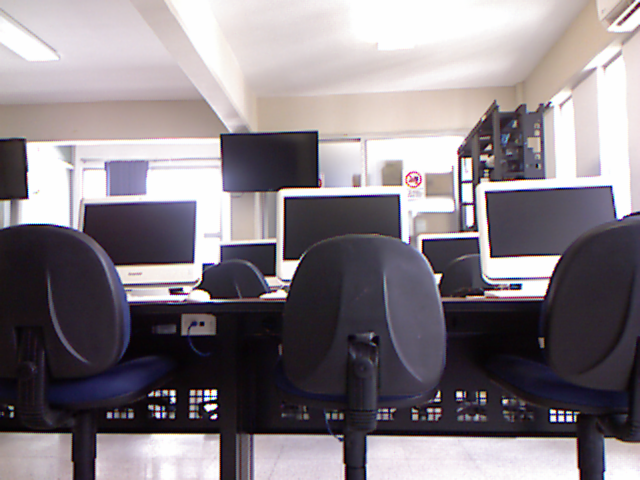
#> input picture Copias-Imagenes Verano/foto.png, 640 x 480 px
$ python FiltrosVarios.py   (older library calls are emulated)
#> lines starting #> are read from the running program, lines starting #| are printed output that depends on the picture
import cv2
import numpy as np
from matplotlib import pyplot as plt
img = cv2.imread('foto.png',0)
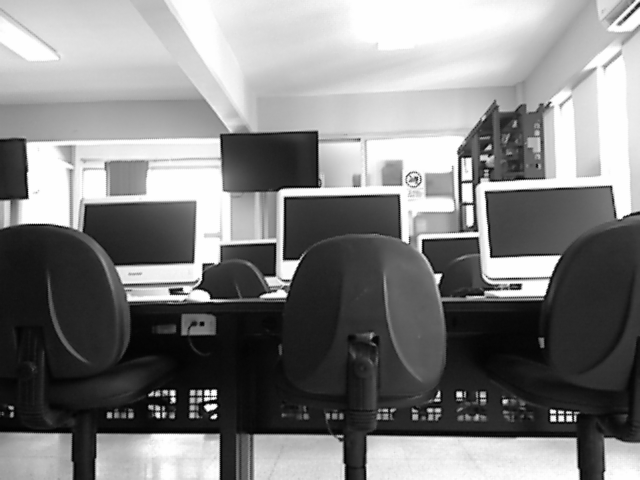
#> img: shape (480, 640); min 1, max 254, mean 129.7

difu = np.ones((5,5),np.float32)/25

difumi = cv2.filter2D(img,-1,difu)
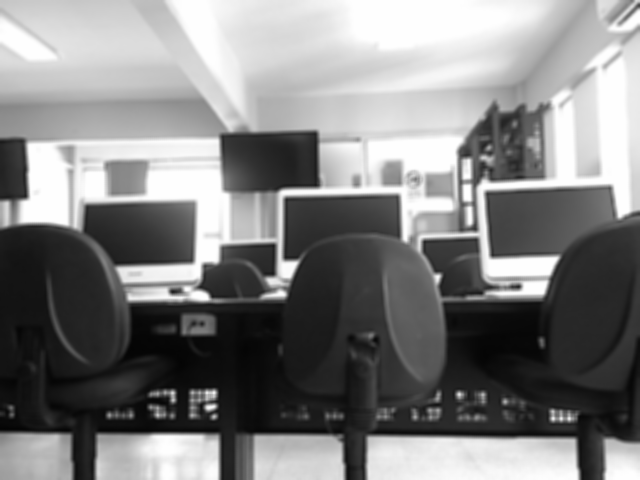
#> difumi: shape (480, 640); min 3, max 254, mean 129.7
laplacian = cv2.Laplacian(difumi,cv2.CV_64F)
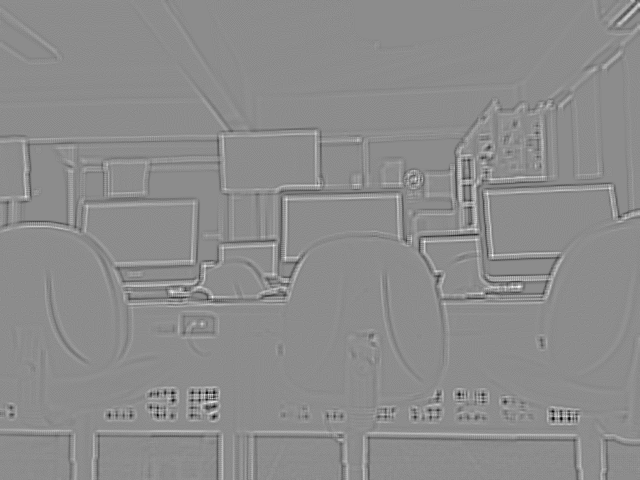
#> laplacian: shape (480, 640) float64; min -76, max 62, mean 0; drawn with min black and max white
sobelx = cv2.Sobel(difumi,cv2.CV_64F,1,0,ksize=5)
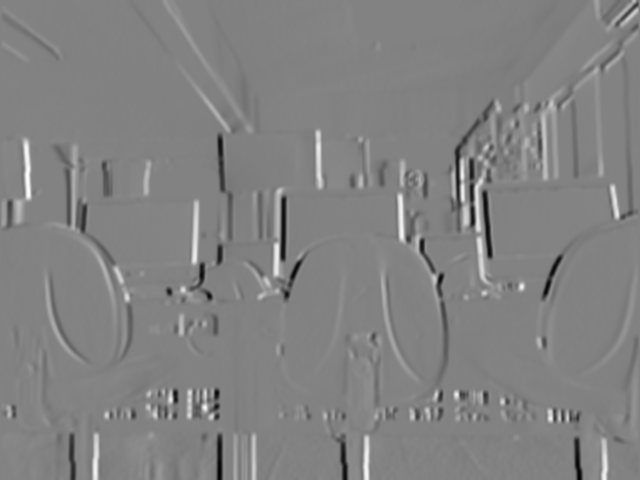
#> sobelx: shape (480, 640) float64; min -5950, max 5719, mean 8.5; drawn with min black and max white
sobely = cv2.Sobel(difumi,cv2.CV_64F,0,1,ksize=5)
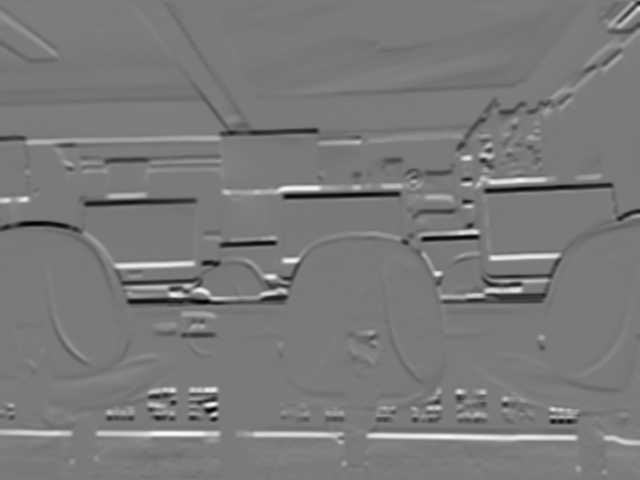
#> sobely: shape (480, 640) float64; min -5738, max 6222, mean -7.9; drawn with min black and max white
edges = cv2.Canny(difumi,30,40)
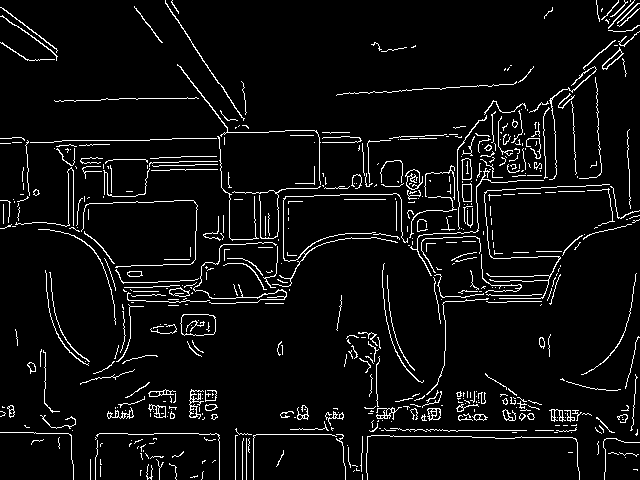
#> edges: shape (480, 640); 5.6% white in thin lines or dots

plt.subplot(2,3,1),plt.imshow(img,cmap = 'gray')
plt.title('Original'), plt.xticks([]), plt.yticks([])
plt.subplot(2,3,6),plt.imshow(laplacian,cmap = 'gray')
plt.title('Laplaciana'), plt.xticks([]), plt.yticks([])
plt.subplot(2,3,4),plt.imshow(sobelx,cmap = 'gray')
plt.title('Sobel X'), plt.xticks([]), plt.yticks([])
plt.subplot(2,3,5),plt.imshow(sobely,cmap = 'gray')
plt.title('Sobel Y'), plt.xticks([]), plt.yticks([])
plt.subplot(2,3,2),plt.imshow(difumi,cmap = 'gray')
plt.title('Difuminada'), plt.xticks([]), plt.yticks([])
plt.subplot(2,3,3),plt.imshow(edges,cmap = 'gray')
plt.title('Canny'), plt.xticks([]), plt.yticks([])

plt.show()
